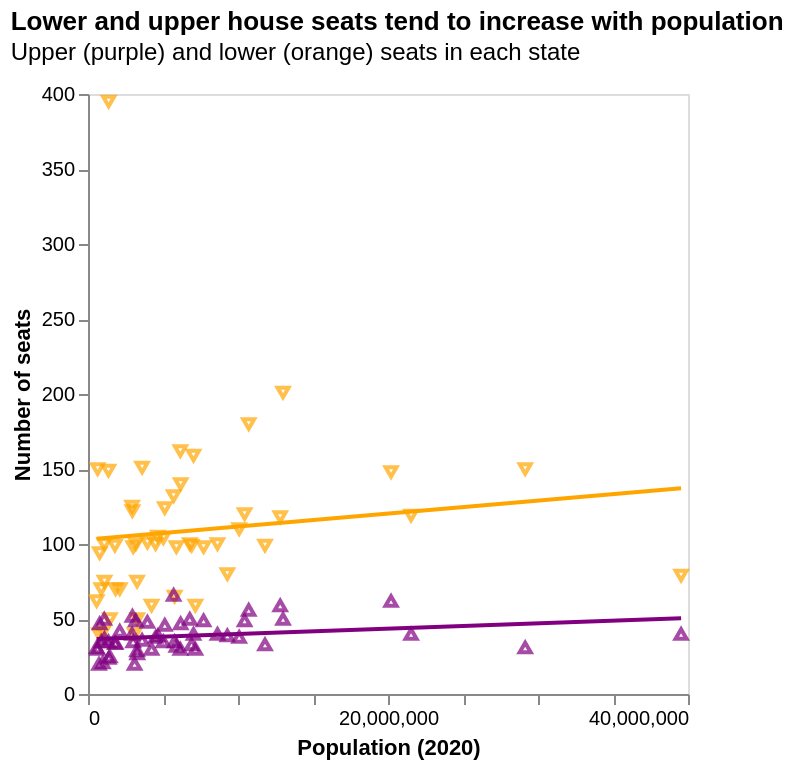

The notebook cell this image was saved under:
### Markdown cell above
### 3.2 - Regressions

Add two more layers, a purple & orange regression line for each chamber.  See `imgs/ex3.2.png`

Hint: See `transform_regression`.

### Code cell
def scatter_pop_size_regression(df):
    '''
    Copying and pasting code here, which is not great. Sorry to duplicate
    instead of more elegantly handling adding the axis configurations.
    '''
    # Create marks by group
    # Ref for title changes: https://altair-viz.github.io/user_guide/customization.html
    lower = (
        alt.Chart(
            df,
            title=alt.Title(
                "Lower and upper house seats tend to increase with population",
                subtitle="Upper (purple) and lower (orange) seats in each state",
                anchor="start",
                orient="top",
                offset=10,
            ),
        )
        .mark_point(color="orange", shape="triangle-down")
        .encode(
            alt.X("pop_2020").title("Population (2020)"),
            alt.Y("lower").title("Number of seats"),
        )
    )
    upper = (
        alt.Chart(df)
        .mark_point(color="purple", shape="triangle-up")
        .encode(
            x="pop_2020",
            y="upper",
        )
    )

    # Add regressions
    reg_lower = lower.transform_regression("pop_2020", "lower").mark_line(color="orange")
    reg_upper = upper.transform_regression("pop_2020", "upper").mark_line(color="purple")

    # Stack graphs
    graph = (lower + upper + reg_lower + reg_upper).configure_axis(grid=False)

    # Add labeling
    return graph

# Render plot
scatter_pop_size_regression(population_combined_df())

### Figure 1 — Vega specification as saved in the notebook (floating-point values rounded to 4 significant figures)
{"$schema": "https://vega.github.io/schema/vega/v5.json", "data": [{"name": "source_0", "values": [{"state": "al", "lower": 104, "upper": 35, "pop_2020": 5024294}, {"state": "ak", "lower": 40, "upper": 20, "pop_2020": 733374}, {"state": "az", "lower": 59, "upper": 30, "pop_2020": 7157902}, {"state": "ar", "lower": 98, "upper": 35, "pop_2020": 3011490}, {"state": "ca", "lower": 79, "upper": 40, "pop_2020": 39538212}, {"state": "co", "lower": 65, "upper": 35, "pop_2020": 5773707}, {"state": "ct", "lower": 151, "upper": 36, "pop_2020": 3605912}, {"state": "de", "lower": 41, "upper": 21, "pop_2020": 989946}, {"state": "dc", "lower": null, "upper": null, "pop_2020": 689548}, {"state": "fl", "lower": 119, "upper": 40, "pop_2020": 21538216}, {"state": "ga", "lower": 180, "upper": 56, "pop_2020": 10713771}, {"state": "hi", "lower": 50, "upper": 25, "pop_2020": 1455274}, {"state": "id", "lower": 70, "upper": 34, "pop_2020": 1839117}, {"state": "il", "lower": 118, "upper": 59, "pop_2020": 12813469}, {"state": "in", "lower": 100, "upper": 50, "pop_2020": 6785442}, {"state": "ia", "lower": 100, "upper": 49, "pop_2020": 3190427}, {"state": "ks", "lower": 125, "upper": 40, "pop_2020": 2937835}, {"state": "ky", "lower": 100, "upper": 38, "pop_2020": 4506297}, {"state": "la", "lower": 105, "upper": 39, "pop_2020": 4657785}, {"state": "me", "lower": 149, "upper": 35, "pop_2020": 1363177}, {"state": "md", "lower": 140, "upper": 47, "pop_2020": 6177253}, {"state": "ma", "lower": 159, "upper": 40, "pop_2020": 7032933}, {"state": "mi", "lower": 110, "upper": 38, "pop_2020": 10077674}, {"state": "mn", "lower": 132, "upper": 66, "pop_2020": 5706804}, {"state": "ms", "lower": 122, "upper": 52, "pop_2020": 2961306}, {"state": "mo", "lower": 162, "upper": 30, "pop_2020": 6154889}, {"state": "mt", "lower": 100, "upper": 50, "pop_2020": 1084244}, {"state": "ne", "lower": null, "upper": null, "pop_2020": 1961965}, {"state": "nv", "lower": 40, "upper": 20, "pop_2020": 3104617}, {"state": "nh", "lower": 395, "upper": 24, "pop_2020": 1377524}, {"state": "nj", "lower": 80, "upper": 39, "pop_2020": 9289039}, {"state": "nm", "lower": 70, "upper": 42, "pop_2020": 2117525}, {"state": "ny", "lower": 148, "upper": 62, "pop_2020": 20202320}, {"state": "nc", "lower": 120, "upper": 49, "pop_2020": 10439459}, {"state": "nd", "lower": 94, "upper": 47, "pop_2020": 779079}, {"state": "oh", "lower": 99, "upper": 33, "pop_2020": 11799331}, {"state": "ok", "lower": 101, "upper": 48, "pop_2020": 3959411}, {"state": "or", "lower": 59, "upper": 30, "pop_2020": 4237279}, {"state": "pa", "lower": 201, "upper": 50, "pop_2020": 13002788}, {"state": "ri", "lower": 75, "upper": 37, "pop_2020": 1097371}, {"state": "sc", "lower": 124, "upper": 46, "pop_2020": 5118422}, {"state": "sd", "lower": 70, "upper": 35, "pop_2020": 886668}, {"state": "tn", "lower": 99, "upper": 33, "pop_2020": 6910786}, {"state": "tx", "lower": 150, "upper": 31, "pop_2020": 29145459}, {"state": "ut", "lower": 75, "upper": 29, "pop_2020": 3271614}, {"state": "vt", "lower": 150, "upper": 30, "pop_2020": 643077}, {"state": "va", "lower": 100, "upper": 40, "pop_2020": 8631373}, {"state": "wa", "lower": 98, "upper": 49, "pop_2020": 7705267}, {"state": "wv", "lower": 99, "upper": 34, "pop_2020": 1793713}, {"state": "wi", "lower": 98, "upper": 32, "pop_2020": 5893713}, {"state": "wy", "lower": 62, "upper": 31, "pop_2020": 576850}, {"state": "pr", "lower": 50, "upper": 27, "pop_2020": 3285874}]}, {"name": "data_0", "values": [{"lower": 104, "pop_2020": 5024294}, {"lower": 40, "pop_2020": 733374}, {"lower": 59, "pop_2020": 7157902}, {"lower": 98, "pop_2020": 3011490}, {"lower": 79, "pop_2020": 39538212}, {"lower": 65, "pop_2020": 5773707}, {"lower": 151, "pop_2020": 3605912}, {"lower": 41, "pop_2020": 989946}, {"lower": 119, "pop_2020": 21538216}, {"lower": 180, "pop_2020": 10713771}, {"lower": 50, "pop_2020": 1455274}, {"lower": 70, "pop_2020": 1839117}, {"lower": 118, "pop_2020": 12813469}, {"lower": 100, "pop_2020": 6785442}, {"lower": 100, "pop_2020": 3190427}, {"lower": 125, "pop_2020": 2937835}, {"lower": 100, "pop_2020": 4506297}, {"lower": 105, "pop_2020": 4657785}, {"lower": 149, "pop_2020": 1363177}, {"lower": 140, "pop_2020": 6177253}, {"lower": 159, "pop_2020": 7032933}, {"lower": 110, "pop_2020": 10077674}, {"lower": 132, "pop_2020": 5706804}, {"lower": 122, "pop_2020": 2961306}, {"lower": 162, "pop_2020": 6154889}, {"lower": 100, "pop_2020": 1084244}, {"lower": 40, "pop_2020": 3104617}, {"lower": 395, "pop_2020": 1377524}, {"lower": 80, "pop_2020": 9289039}, {"lower": 70, "pop_2020": 2117525}, {"lower": 148, "pop_2020": 20202320}, {"lower": 120, "pop_2020": 10439459}, {"lower": 94, "pop_2020": 779079}, {"lower": 99, "pop_2020": 11799331}, {"lower": 101, "pop_2020": 3959411}, {"lower": 59, "pop_2020": 4237279}, {"lower": 201, "pop_2020": 13002788}, {"lower": 75, "pop_2020": 1097371}, {"lower": 124, "pop_2020": 5118422}, {"lower": 70, "pop_2020": 886668}, {"lower": 99, "pop_2020": 6910786}, {"lower": 150, "pop_2020": 29145459}, {"lower": 75, "pop_2020": 3271614}, {"lower": 150, "pop_2020": 643077}, {"lower": 100, "pop_2020": 8631373}, {"lower": 98, "pop_2020": 7705267}, {"lower": 99, "pop_2020": 1793713}, {"lower": 98, "pop_2020": 5893713}, {"lower": 62, "pop_2020": 576850}, {"lower": 50, "pop_2020": 3285874}]}, {"name": "data_1", "values": [{"pop_2020": 5024294, "upper": 35}, {"pop_2020": 733374, "upper": 20}, {"pop_2020": 7157902, "upper": 30}, {"pop_2020": 3011490, "upper": 35}, {"pop_2020": 39538212, "upper": 40}, {"pop_2020": 5773707, "upper": 35}, {"pop_2020": 3605912, "upper": 36}, {"pop_2020": 989946, "upper": 21}, {"pop_2020": 21538216, "upper": 40}, {"pop_2020": 10713771, "upper": 56}, {"pop_2020": 1455274, "upper": 25}, {"pop_2020": 1839117, "upper": 34}, {"pop_2020": 12813469, "upper": 59}, {"pop_2020": 6785442, "upper": 50}, {"pop_2020": 3190427, "upper": 49}, {"pop_2020": 2937835, "upper": 40}, {"pop_2020": 4506297, "upper": 38}, {"pop_2020": 4657785, "upper": 39}, {"pop_2020": 1363177, "upper": 35}, {"pop_2020": 6177253, "upper": 47}, {"pop_2020": 7032933, "upper": 40}, {"pop_2020": 10077674, "upper": 38}, {"pop_2020": 5706804, "upper": 66}, {"pop_2020": 2961306, "upper": 52}, {"pop_2020": 6154889, "upper": 30}, {"pop_2020": 1084244, "upper": 50}, {"pop_2020": 3104617, "upper": 20}, {"pop_2020": 1377524, "upper": 24}, {"pop_2020": 9289039, "upper": 39}, {"pop_2020": 2117525, "upper": 42}, {"pop_2020": 20202320, "upper": 62}, {"pop_2020": 10439459, "upper": 49}, {"pop_2020": 779079, "upper": 47}, {"pop_2020": 11799331, "upper": 33}, {"pop_2020": 3959411, "upper": 48}, {"pop_2020": 4237279, "upper": 30}, {"pop_2020": 13002788, "upper": 50}, {"pop_2020": 1097371, "upper": 37}, {"pop_2020": 5118422, "upper": 46}, {"pop_2020": 886668, "upper": 35}, {"pop_2020": 6910786, "upper": 33}, {"pop_2020": 29145459, "upper": 31}, {"pop_2020": 3271614, "upper": 29}, {"pop_2020": 643077, "upper": 30}, {"pop_2020": 8631373, "upper": 40}, {"pop_2020": 7705267, "upper": 49}, {"pop_2020": 1793713, "upper": 34}, {"pop_2020": 5893713, "upper": 32}, {"pop_2020": 576850, "upper": 31}, {"pop_2020": 3285874, "upper": 27}]}, {"name": "data_2", "source": "source_0", "transform": [{"type": "regression", "x": "pop_2020", "as": ["pop_2020", "lower"], "y": "lower"}, {"type": "project", "fields": ["lower", "pop_2020"]}]}, {"name": "data_3", "source": "source_0", "transform": [{"type": "regression", "x": "pop_2020", "y": "upper", "as": ["pop_2020", "upper"]}, {"type": "project", "fields": ["pop_2020", "upper"]}]}], "marks": [{"type": "symbol", "name": "layer_0_marks", "from": {"data": "data_0"}, "encode": {"update": {"opacity": {"value": 0.7}, "fill": {"value": "transparent"}, "shape": {"value": "triangle-down"}, "stroke": {"value": "orange"}, "y": {"field": "lower", "scale": "y"}, "x": {"field": "pop_2020", "scale": "x"}}}, "style": ["point"]}, {"type": "symbol", "name": "layer_1_marks", "from": {"data": "data_1"}, "encode": {"update": {"x": {"field": "pop_2020", "scale": "x"}, "opacity": {"value": 0.7}, "y": {"field": "upper", "scale": "y"}, "shape": {"value": "triangle-up"}, "stroke": {"value": "purple"}, "fill": {"value": "transparent"}}}, "style": ["point"]}, {"type": "line", "name": "layer_2_marks", "from": {"data": "data_2"}, "sort": {"field": "x"}, "encode": {"update": {"x": {"field": "pop_2020", "scale": "x"}, "y": {"field": "lower", "scale": "y"}, "stroke": {"value": "orange"}, "defined": {"signal": "isValid(datum[\"pop_2020\"]) && isFinite(+datum[\"pop_2020\"]) && isValid(datum[\"lower\"]) && isFinite(+datum[\"lower\"])"}}}, "style": ["line"]}, {"type": "line", "name": "layer_3_marks", "from": {"data": "data_3"}, "sort": {"field": "x"}, "encode": {"update": {"y": {"field": "upper", "scale": "y"}, "stroke": {"value": "purple"}, "defined": {"signal": "isValid(datum[\"pop_2020\"]) && isFinite(+datum[\"pop_2020\"]) && isValid(datum[\"upper\"]) && isFinite(+datum[\"upper\"])"}, "x": {"field": "pop_2020", "scale": "x"}}}, "style": ["line"]}], "scales": [{"name": "x", "type": "linear", "domain": {"fields": [{"data": "data_0", "field": "pop_2020"}, {"data": "data_1", "field": "pop_2020"}, {"data": "data_2", "field": "pop_2020"}, {"data": "data_3", "field": "pop_2020"}]}, "range": [0, {"signal": "width"}], "nice": true, "zero": true}, {"name": "y", "type": "linear", "domain": {"fields": [{"data": "data_0", "field": "lower"}, {"data": "data_1", "field": "upper"}, {"data": "data_2", "field": "lower"}, {"data": "data_3", "field": "upper"}]}, "range": [{"signal": "height"}, 0], "nice": true, "zero": true}], "axes": [{"scale": "x", "grid": false, "title": "Population (2020)", "tickCount": {"signal": "ceil(width/40)"}, "orient": "bottom", "zindex": 0, "labelFlush": true, "labelOverlap": true}, {"scale": "y", "tickCount": {"signal": "ceil(height/40)"}, "zindex": 0, "labelOverlap": true, "grid": false, "orient": "left", "title": "Number of seats"}], "title": {"text": "Lower and upper house seats tend to increase with population", "anchor": "start", "offset": 10, "orient": "top", "subtitle": "Upper (purple) and lower (orange) seats in each state"}, "config": {"axis": {"grid": false}}, "height": 300, "width": 300, "background": "white", "padding": 5, "style": "cell"}
